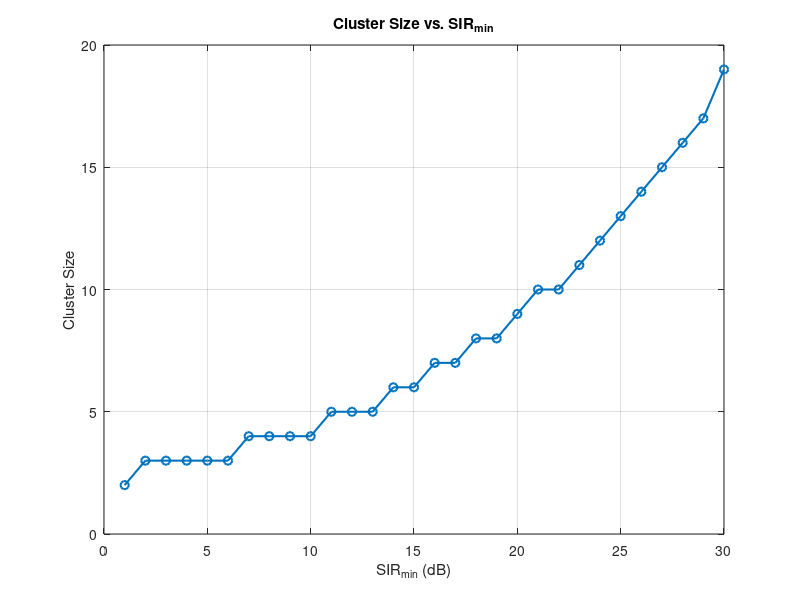
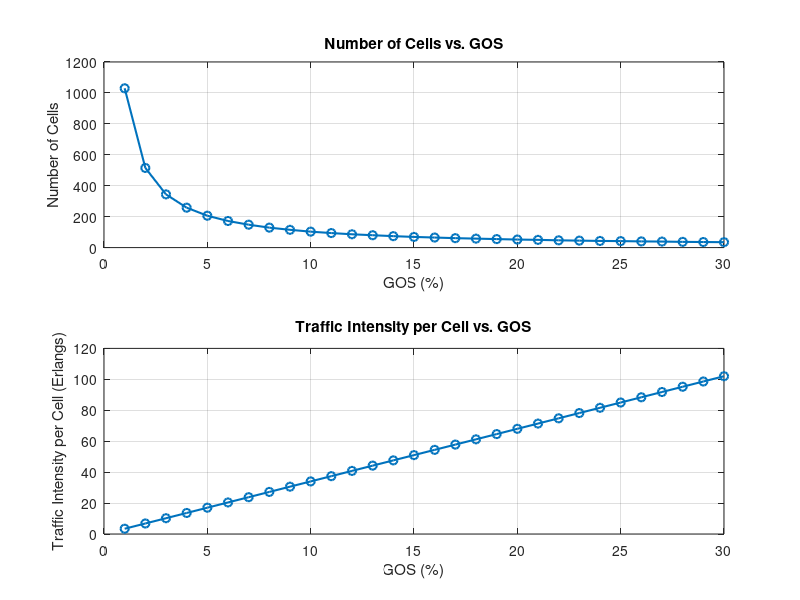
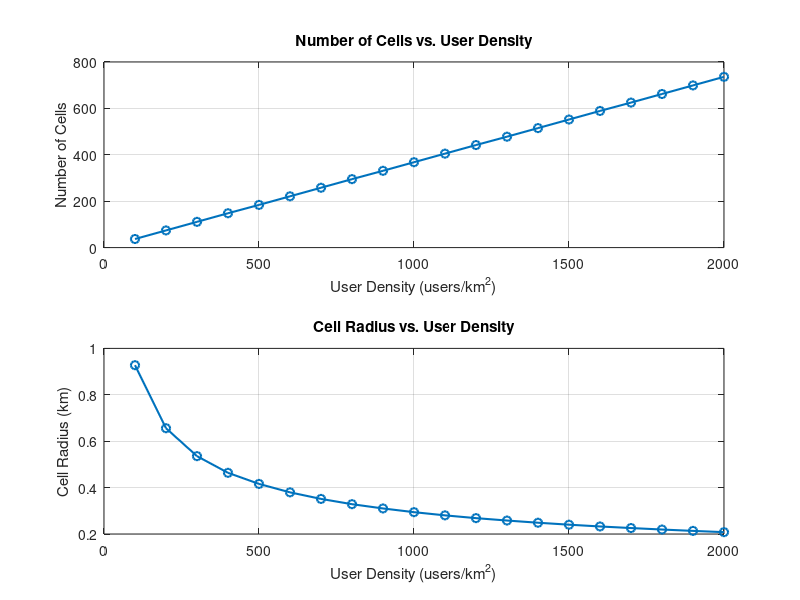
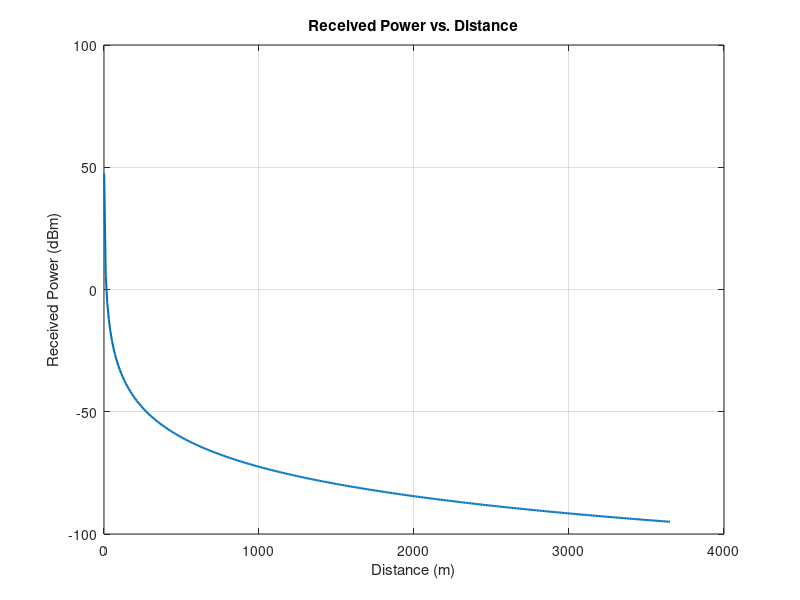

The MATLAB source for these figures, in order:
% Wireless Communication System Planning Tool

clear; clc; close all;

% Constants
fc = 900e6;           % Frequency in Hz
c = 3e8;              % Speed of light in m/s
lambda = c / fc;      % Wavelength in meters
ht = 50;              % Base station height in meters
hr = 1.5;             % Mobile station height in meters
SIR_min = 1:30;       % SIRmin range in dB
GOS_range = 0.01:0.01:0.3; % GOS range (1% to 30%)
A = 100;              % City area in km^2
traffic_per_user = 0.025; % Traffic intensity per user in Erlangs
N_channels = 340;     % Total available channels
path_loss_exp = 4;    % Path loss exponent x
% Inputs
user_density_range = 100:100:2000; % User density in users/km^2

% Functions
d_max = @(Pt, Pmin) sqrt((ht * hr)^2 * Pt / Pmin); % Max cell radius
P_r = @(Pt, d) Pt * (ht^2 * hr^2) ./ d.^4;        % Two-Ray Model
cluster_size = @(SIR_dB) ceil((6 * 10^(SIR_dB / 10))^(1/3)); % Minimum cluster size

%% Task 1: Plot Cluster Size vs. SIRmin
cluster_sizes = arrayfun(cluster_size, SIR_min);
figure;
plot(SIR_min, cluster_sizes, '-o', 'LineWidth', 1.5);
xlabel('SIR_{min} (dB)');
ylabel('Cluster Size');
title('Cluster Size vs. SIR_{min}');
grid on;

%% Task 2: Number of Cells and Traffic Intensity vs. GOS
user_density = 1400; % users/km^2
traffic_intensity_cell = zeros(size(GOS_range));
num_cells = zeros(size(GOS_range));

for i = 1:length(GOS_range)
    Erl_per_cell = N_channels * GOS_range(i);
    num_cells(i) = ceil((user_density * A * traffic_per_user) / Erl_per_cell);
    traffic_intensity_cell(i) = Erl_per_cell;
end

figure;
subplot(2, 1, 1);
plot(GOS_range * 100, num_cells, '-o', 'LineWidth', 1.5);
xlabel('GOS (%)');
ylabel('Number of Cells');
title('Number of Cells vs. GOS');
grid on;

subplot(2, 1, 2);
plot(GOS_range * 100, traffic_intensity_cell, '-o', 'LineWidth', 1.5);
xlabel('GOS (%)');
ylabel('Traffic Intensity per Cell (Erlangs)');
title('Traffic Intensity per Cell vs. GOS');
grid on;

%% Task 3: Number of Cells and Cell Radius vs. User Density
SIR_fixed = 14; % dB
GOS_fixed = 0.02; % 2%
num_cells_density = zeros(size(user_density_range));
cell_radius = zeros(size(user_density_range));

for i = 1:length(user_density_range)
    Erl_per_cell = N_channels * GOS_fixed;
    num_cells_density(i) = ceil((user_density_range(i) * A * traffic_per_user) / Erl_per_cell);
    cell_radius(i) = sqrt(A * 1e6 / num_cells_density(i) / pi); % km to m
end

figure;
subplot(2, 1, 1);
plot(user_density_range, num_cells_density, '-o', 'LineWidth', 1.5);
xlabel('User Density (users/km^2)');
ylabel('Number of Cells');
title('Number of Cells vs. User Density');
grid on;

subplot(2, 1, 2);
plot(user_density_range, cell_radius / 1000, '-o', 'LineWidth', 1.5); % Convert to km
xlabel('User Density (users/km^2)');
ylabel('Cell Radius (km)');
title('Cell Radius vs. User Density');
grid on;

%% Task 4: MS Received Power vs. Distance
Pt = 10; % Transmit power in Watts
d = 1:10:10000; % Distance from BS in meters
Pmin = 10^(-95/10); % Minimum received power (converted to linear scale)

received_power = P_r(Pt, d);
valid_range = received_power > Pmin;

figure;
plot(d(valid_range), 10*log10(received_power(valid_range)), 'LineWidth', 1.5);
xlabel('Distance (m)');
ylabel('Received Power (dBm)');
title('Received Power vs. Distance');
grid on;